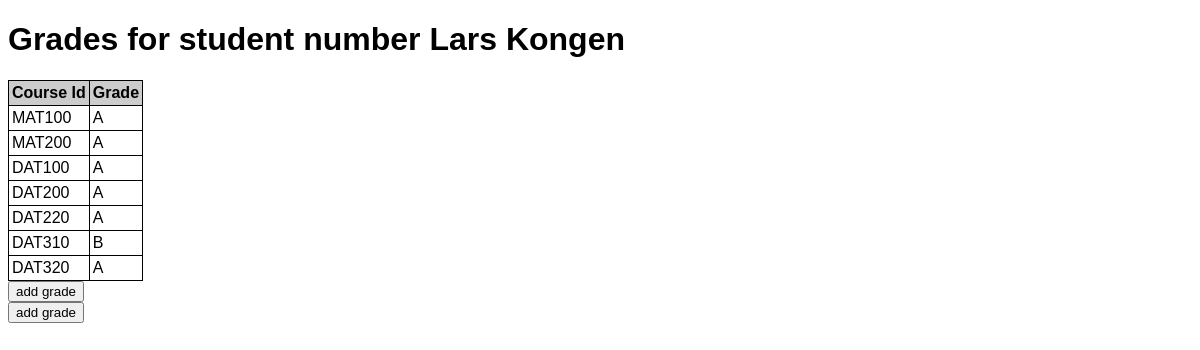
Page /student/333333 on the committed database.
### tables this page shows
CREATE TABLE students (
                                student_no INTEGER PRIMARY KEY,
                                name TEXT NOT NULL
                            );

CREATE TABLE grades (
                                id INTEGER PRIMARY KEY,
                                student_no INTEGER NOT NULL,
                                course_id TEXT NOT NULL,
                                grade TEXT NOT NULL,
                                FOREIGN KEY (student_no) REFERENCES students (student_no),
                                FOREIGN KEY (course_id) REFERENCES courses (id)
                            );

### app.py (the view)
@app.route('/student/<int:student_no>')
def student(student_no):
    conn = get_db()
    cur = conn.cursor()
    try:
        dataHolder = []
        sql = "SELECT grades.student_no, grades.course_id, grades.grade, students.name FROM grades, students WHERE students.student_no=? and grades.student_no=?"
        cur.execute(sql, (student_no, student_no,))
        for (student_no, course_id, grade, name) in cur:
            dataHolder.append({
                "student_no": student_no,
                "course_id": course_id,
                "grade": grade,
                "name": name
            })
        return render_template("student.html", data=dataHolder, givenStudent=student_no)
    finally:
        dataHolder = []
        cur.close()

### app.py (called while the page is built)
def get_db():
    db = getattr(g, '_database', None)
    if db is None:
        db = g._database = sqlite3.connect(DATABASE)
    return db

@app.teardown_appcontext
def close_connection(exception):
    db = getattr(g, '_database', None)
    if db is not None:
        db.close()

### templates/student.html (shortened to what this page needs)
<!DOCTYPE html>
<html lang="en">
<head>
    <link rel="stylesheet" href="../static/style.css"/>
</head>
<body>
    <div id="container">
        <h1>Grades for student number {{data[0].name}}</h1>
        <table>
            <thead>
                <tr>
                    <th>Course Id</th>
                    <th>Grade</th>
                </tr>
            </thead>
            <tbody>
                {% for grade in data %}
                <tr>
                    <td>{{ grade.course_id }} </td>
                    <td>{{ grade.grade }}</td>
                </tr>
                {% endfor %}
            </tbody>
        </table>
        <form action="" method="get">
            <input type="submit" value="add grade">
        </form>
        <form action="..../add_grade.html.html" method="get">
            <input type="submit" value="add grade">
        </form>
    </div>
</body>
</html>

### static/style.css (style rules this page uses)
* { font-family: Verdana, Arial, sans-serif; }
table { border-collapse: collapse; }
th { background-color: #cccccc; text-align: left; }
td, th { border: 1px solid black; padding: 3px; }

### rows in the picture
students: name "Lars Kongen"
grades: course_id "MAT100", grade "A"
grades: course_id "MAT200", grade "A"
grades: course_id "DAT100", grade "A"
grades: course_id "DAT200", grade "A"
grades: course_id "DAT220", grade "A"
grades: course_id "DAT310", grade "B"
grades: course_id "DAT320", grade "A"
